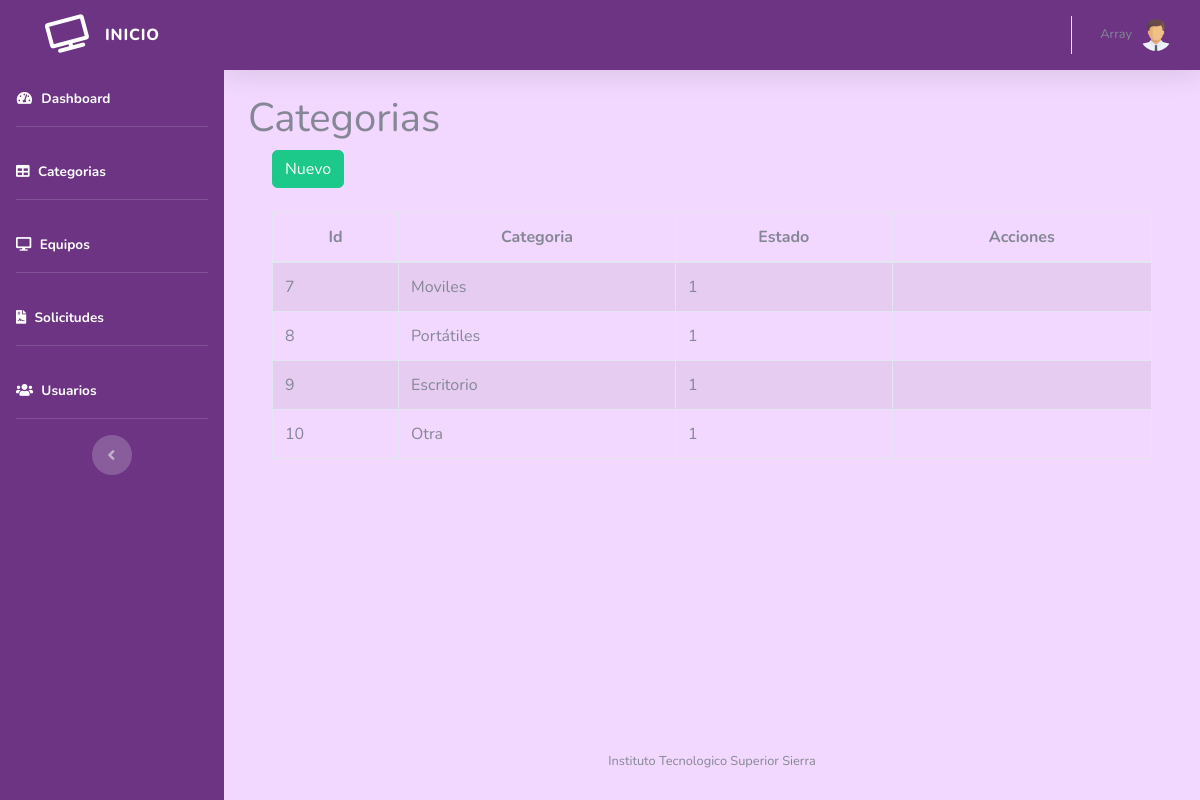
The page /dashboard/categorias.php (signed in) on the database its author committed.
### tables this page shows
CREATE TABLE `categorias` (
  `id` int(11) NOT NULL,
  `categoria` varchar(50) NOT NULL,
  `estado` int(11) NOT NULL,
  `fecha` datetime NOT NULL
);

### dashboard/categorias.php (the view, shortened to what this page needs)
<?php require_once "vistas/parte_superior.php"?>
<div class="container">
    <h1>Categorias</h1>
 <?php
$objeto = new Conexion();
$conexion = $objeto->Conectar();
$consulta = "SELECT id, categoria, estado FROM categorias";
$resultado = $conexion->prepare($consulta);
$resultado->execute();
$data=$resultado->fetchAll(PDO::FETCH_ASSOC);
?>
<div class="container">
        <div class="row">
            <div class="col-lg-12">
            <button id="btnNuevoC" type="button" class="btn btn-success" data-toggle="modal">Nuevo</button>
            </div>
        </div>
    </div>
    <br>
<div class="container">
        <div class="row">
                <div class="col-lg-12">
                    <div class="table-responsive">
                        <table id="tablaCategorias" class="table table-striped table-bordered table-condensed" style="width:100%">
                        <thead class="text-center">
                            <tr>
                                <th>Id</th>
                                <th>Categoria</th>
                                <th>Estado</th>
                                <th>Acciones</th>
                            </tr>
                        </thead>
                        <tbody>
                            <?php
                            foreach($data as $dat) {
                            ?>
                            <tr>
                                <td><?php echo $dat['id'] ?></td>
                                <td><?php echo $dat['categoria'] ?></td>
                                <td><?php echo $dat['estado'] ?></td>
                                <td></td>
                            </tr>
                            <?php
                                }
                            ?>
                        </tbody>
                       </table>
                    </div>
                </div>
        </div>
    </div>
</div>
<?php require_once "vistas/parte_inferior.php"?>

### dashboard/vistas/parte_superior.php (shortened to what this page needs)
<!DOCTYPE html>
<html lang="en">
  <head>
    <link href="vendor/fontawesome-free/css/all.min.css" rel="stylesheet" type="text/css">
    <link href="css/sb-admin-2.min.css" rel="stylesheet">
    <link rel="stylesheet" type="text/css" href="vendor/datatables/datatables.min.css"/>
    <link rel="stylesheet"  type="text/css" href="vendor/datatables/DataTables-1.10.18/css/dataTables.bootstrap4.min.css">
  </head>
  <body id="page-top">
    <div id="wrapper">
      <ul class="navbar-nav sidebar sidebar-dark accordion" style="background-color: #6C3483" id="accordionSidebar">
        <a class="sidebar-brand d-flex align-items-center justify-content-center" href="index.php">
          <div class="sidebar-brand-icon rotate-n-15">
            <i class="fas fa-tv"></i>
          </div>
          <div class="sidebar-brand-text mx-3">Inicio</div>
        </a>
        <li class="nav-item active">
          <a class="nav-link" href="index.php">
            <i class="fas fa-fw fa-tachometer-alt"></i>
            <span>Dashboard</span></a>
        </li>
        <hr class="sidebar-divider">
        <li class="nav-item active">
          <a class="nav-link" href="categorias.php">
            <i class="fas fa-table"></i>
            <span>Categorias</span></a>
        </li>
        <hr class="sidebar-divider">
        <li class="nav-item active">
          <a class="nav-link" href="equipos.php">
            <i class="fas fa-desktop"></i>
            <span>Equipos</span></a>
        </li>
        <hr class="sidebar-divider">
        <li class="nav-item active">
          <a class="nav-link" href="solicitudes.php">
            <i class="fas fa-file-contract"></i>
            <span>Solicitudes</span></a>
        </li>
        <hr class="sidebar-divider">
        <li class="nav-item active">
          <a class="nav-link" href="usuarios.php">
            <i class="fas fa-users"></i>
            <span>Usuarios</span></a>
        </li>
        <hr class="sidebar-divider">
        <div class="text-center d-none d-md-inline">
          <button class="rounded-circle border-0" id="sidebarToggle"></button>
        </div>
      </ul>
      <div id="content-wrapper" class="d-flex flex-column">
        <div id="content" style="background-color: #F2D7FE ">
          <nav class="navbar navbar-expand navbar-light topbar mb-4 static-top shadow" style="background-color: #6C3483">
            <ul class="navbar-nav ml-auto">
              <li class="nav-item dropdown no-arrow">
                <a class="nav-link dropdown-toggle" href="#" id="userDropdown" role="button" data-toggle="dropdown" aria-haspopup="true" aria-expanded="false">
                  <span class="mr-2 d-none d-lg-inline text-gray-600 small"><?php echo $_SESSION["s_usuario"];?></span>
                  <img class="img-profile rounded-circle" src="img/user.png">
                </a>
              </li>
            </ul>
          </nav>

### dashboard/vistas/parte_inferior.php (shortened to what this page needs)
      </div>
      <footer class="sticky-footer" style="background-color: #F2D7FE ">
        <div class="container my-auto">
          <div class="copyright text-center my-auto">
            <span>Instituto Tecnologico Superior Sierra</span>
          </div>
        </div>
      </footer>
    </div>
  </div>
</body>
</html>

### rows shown on the page
categorias: id "7", categoria "Moviles", estado "1"
categorias: id "8", categoria "Portátiles", estado "1"
categorias: id "9", categoria "Escritorio", estado "1"
categorias: id "10", categoria "Otra", estado "1"

### other values the page prints
$_SESSION["s_usuario"] "Array"
